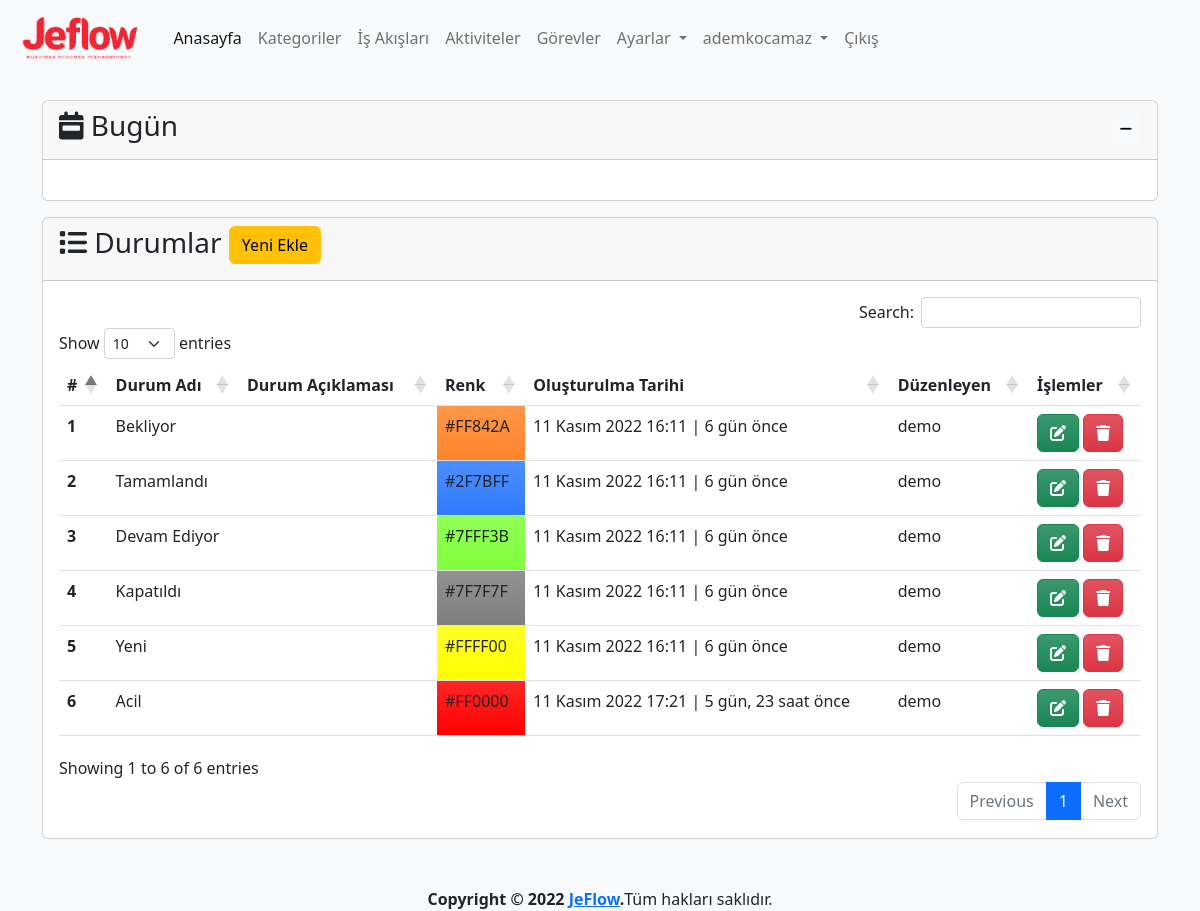
Before: /state (signed in) with the older database file.
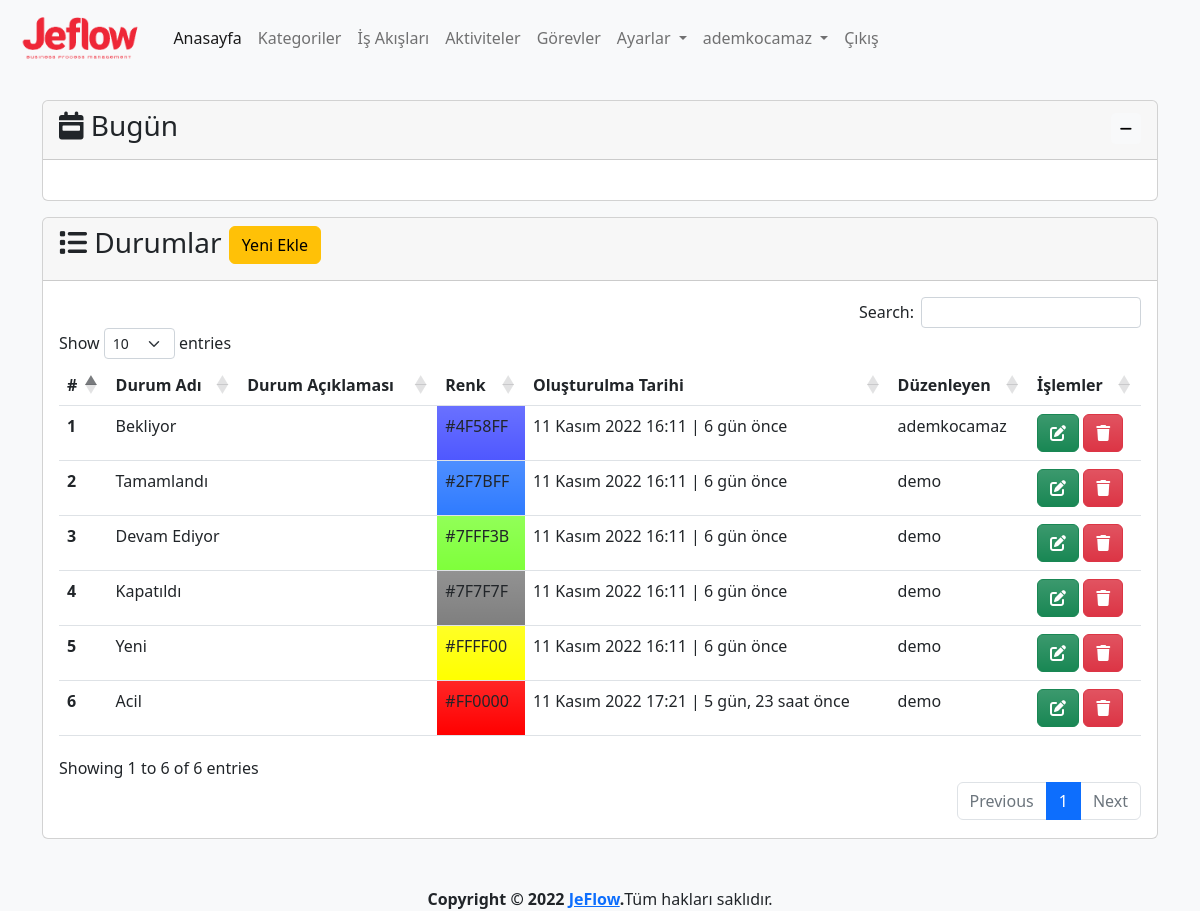
After: the same page with the newer database file.
### app/models.py (models this page shows, shortened)
class State(models.Model):
    name=models.CharField(max_length=100,verbose_name='Durum')
    description=models.TextField(verbose_name='Açıklama', blank=True, null=True)
    color=ColorField(default='#FFFFFF',verbose_name='Renk')
    created_date=models.DateTimeField(auto_now_add=True, verbose_name='Oluşturulma Tarihi', blank=True, null=True)
    user=models.ForeignKey(User,on_delete=models.PROTECT,verbose_name='Kullanıcı', blank=True, null=True)
    class Meta:
        verbose_name='Durum'
        verbose_name_plural='Durumlar'

### app/views.py (the view, shortened to what this page needs)
# urls.py: path('state', views.state, name='state'),
@login_required(login_url='/user/login/')
def state(request):
    state_form=StateForm()
    states = State.objects.order_by('created_date')
    context = {
        'state_form':state_form,
        'states': states
    }
    return render(request, 'app/state.html', context)

### app/forms.py
class StateForm(forms.ModelForm):
    class Meta:
        model=State
        fields=('name', 'color', 'description')

### templates/app/state.html (shortened to what this page needs)
{% extends 'layout.html' %}
{% load humanize %}
{% block content %}
{% load crispy_forms_tags %}
<div class="row mt-3">
    <div class="col-md-12">
        <div class="card">
            <div class="card-header">
                <h3 class="card-title">
                    <i class="fa-solid fa-list"></i>
                    Durumlar
                    <button type="button" class="btn btn-warning" data-bs-toggle="modal"
                        data-bs-target="#stateModal">
                        Yeni Ekle
                    </button>
                </h3>
            </div>
            <div class="card-body">
                {% if states %}
                <table id="state" class="table table-hover">
                    <thead>
                        <tr>
                            <th scope="col">#</th>
                            <th scope="col">Durum Adı</th>
                            <th scope="col">Durum Açıklaması</th>
                            <th scope="col">Renk</th>
                            <th scope="col">Oluşturulma Tarihi</th>
                            <th scope="col">Düzenleyen</th>
                            <th scope="col">İşlemler</th>
                        </tr>
                    </thead>
                    <tbody>
                        {% for state in states %}
                        <tr>
                            <th scope="row">{{ state.id }}</th>
                            <td>{{ state.name }}</td>
                            <td>{{ state.description }}</td>
                            <td class="bg-gradient" style="background-color: {{ state.color }}">{{ state.color }}</td>
                            <td>{{ state.created_date }} | {{ state.created_date | timesince}} önce</td>
                            <td>{{ state.user }}</td>
                            <td>
                                <a class="btn btn-success bg-gradient" href="{% url 'state_update' state.id %}"
                                    data-bs-toggle="popover" data-bs-trigger="hover" data-bs-title="Düzenle"
                                    data-bs-content="Seçili satırdaki kaydı düzenler.">
                                    <i class="fa-solid fa-pen-to-square"></i>
                                </a>
                                <a class="btn btn-danger bg-gradient" href="{% url 'state_delete' state.id %}"
                                    data-bs-toggle="popover" data-bs-trigger="hover" data-bs-title="Sil"
                                    data-bs-content="Seçili satırdaki kaydı siler.">
                                    <i class="fa-solid fa-trash"></i>
                                </a>
                            </td>
                        </tr>
                        {% endfor %}
                    </tbody>
                </table>
                {% else %}
                <div class="alert alert-warning">
                    <p>Durum bulunamadı.</p>
                </div>
                {% endif %}
            </div>
        </div>
    </div>
</div>
{% endblock %}

Changed rows visible on the page:
changed State "Bekliyor": color "#FF842A" → "#4F58FF"; user "demo" → "ademkocamaz"
